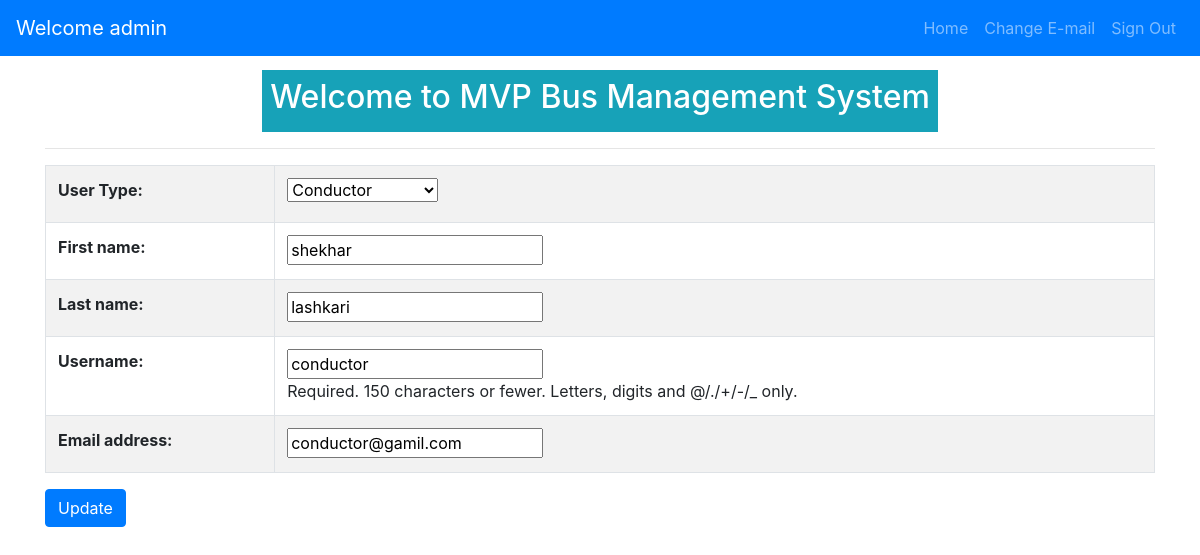
Page /mvpmanagement/4/edit (signed in) on the earlier database version.
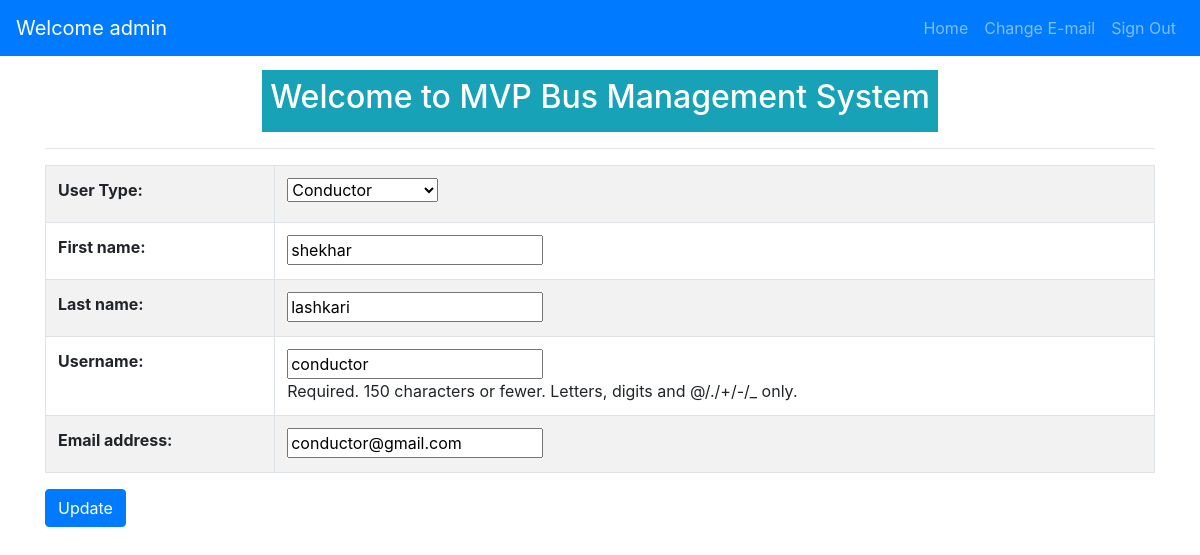
Same page on the later database version.
### mvpManagement/models.py (models this page shows, shortened)
class User(AbstractUser):
    class UserType:
        AGENCYMANAGER = 1
        DRIVER = 2
        CONDUCTOR = 3
        HELPER = 4
    USER_CHOICES = (
        (UserType.AGENCYMANAGER, _("Agency Manager")),
        (UserType.DRIVER, _("Driver")),
        (UserType.CONDUCTOR, _("Conductor")),
        (UserType.HELPER, _("Helper")),
    )
    usertype = models.IntegerField(
        default=0, choices=USER_CHOICES, verbose_name=_("User Type")
    )
    email = models.EmailField(unique=True, verbose_name=_('email address'), blank=True)
    created_by = models.ForeignKey(
        "self", null=True, blank=True, on_delete=models.CASCADE
    )
    class Meta:
        ordering = ('user__date_joined',)
        verbose_name = "User"
        verbose_name_plural = "Users"

### mvpManagement/views/admin_user.py (the view)
# urls.py: path('<int:id>/edit', admin_user.edit, name='edit'),
@admin_required
def edit(request, id):
    if request.method == "POST":
        user_info = get_object_or_404(User, pk=id)
        form = UserForm(data=request.POST, instance=user_info)
        if form.is_valid():
            form_instance = form.save()
            messages.add_message(
                request, messages.INFO, "{0} successfully updated.".format(form_instance.username)
            )
            return redirect("home")
        return render(
            request, "mvp_management/admin/edit.html",  {"form": form, 'user_info':user_info}
        )
    else:
        user_info = get_object_or_404(User, pk=id)
        form = UserForm(instance=user_info)
        return render(
            request, "mvp_management/admin/edit.html", {"form": form, 'user_info':user_info}
        )

### mvpManagement/forms.py (shortened to what this page needs)
class UserForm(ModelForm):
    class Meta:
        model = User
        fields = ["usertype", "first_name", "last_name", "username", "email"]
    def __init__(self, *args, **kwargs):
        super(UserForm, self).__init__(*args, **kwargs)
        for field_name, field in self.fields.items():
            field.required = True

### mvpManagement/templates/mvp_management/admin/edit.html (shortened to what this page needs)
{% extends 'base.html' %}
{% block content %}
<div class="d-flex justify-content-center flex-wrap flex-row text-white">
    <div class="p-2 bg-info">
<h2> Welcome to MVP Bus Management System</h2>
</div>
</div>
  <hr>
    <form method="POST" class="post-form" action="{% url 'mvpmanagement:edit' user_info.pk %}">
        <table class="table table-bordered table-striped">
            {{form.as_table}}
        </table>
        <button type="submit" class="btn btn-primary">Update</button>
    </form>
  {% endblock %}

Differences in the rows shown:
changed User "Conductor": email "conductor@gamil.com" → "conductor@gmail.com"
